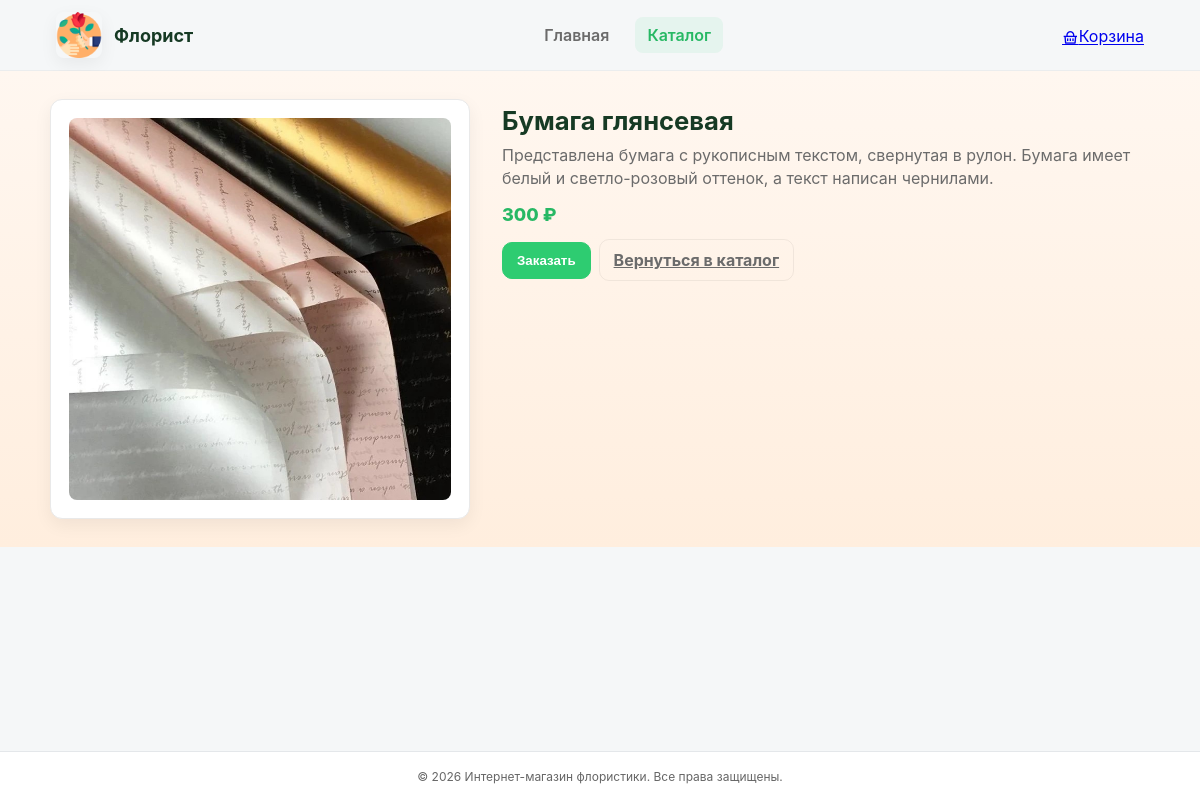
/product.php?id=12, run on the app's committed database.
### tables this page shows
CREATE TABLE `flovers` (
  `id` int(11) NOT NULL,
  `name` varchar(255) NOT NULL,
  `price` decimal(11,0) NOT NULL,
  `image` varchar(255) NOT NULL,
  `categori` text NOT NULL,
  `kol_vo` int(250) NOT NULL,
  `opisanie` varchar(255) NOT NULL
);

### functions.php (called while the page is built, shortened)
<?php
function getDatabaseConnection() {
    $servername = "localhost";
    $username = "root";
    $password = "";
    $dbname = "flover";
    $conn = new mysqli($servername, $username, $password, $dbname);
    $conn->set_charset('utf8mb4');
    return $conn;
}
function getCatalogWithCategories() {
    $conn = getDatabaseConnection();
    $sql = "SELECT id, name, price, image, categori, kol_vo, opisanie FROM flovers";
    $result = $conn->query($sql);
    $catalogData = [];
    if ($result && $result->num_rows > 0) {
        while ($row = $result->fetch_assoc()) {
            $categoryName = trim($row['categori'] ?? '') ?: 'uncategorized';
            $row['id'] = isset($row['id']) ? (int)$row['id'] : 0;
            $row['kol_vo'] = isset($row['kol_vo']) ? (int)$row['kol_vo'] : 0;
            $row['price'] = isset($row['price']) ? (float)$row['price'] : 0.0;
            $row['name'] = $row['name'] ?? '';
            $row['image'] = $row['image'] ?? '';
            $row['opisanie'] = $row['opisanie'] ?? '';
            if (!isset($catalogData[$categoryName])) {
                $catalogData[$categoryName] = [];
            }
            $catalogData[$categoryName][] = $row;
        }
        ksort($catalogData, SORT_STRING | SORT_FLAG_CASE);
        foreach ($catalogData as &$items) {
            usort($items, function($a, $b) {
                return mb_strtolower($a['name']) <=> mb_strtolower($b['name']);
            });
        }
    }
    return $catalogData;
}
?>

### product.php (the view, shortened to what this page needs)
<?php
require_once 'functions.php';
$id = $_GET['id'] ?? null;
function e($v) {
    return htmlspecialchars($v ?? '', ENT_QUOTES, 'UTF-8');
}
$catalog = getCatalogWithCategories();
$item = null;
foreach ($catalog as $catItems) {
    foreach ($catItems as $it) {
        $itId = isset($it['id']) ? $it['id'] : $it['name'];
        if ((string)$itId === (string)$id) {
            $item = $it;
            break 2;
        }
    }
}
$cartCount = 0;
$img = !empty($item['image']) ? 'kartinka/' . $item['image'] : 'icons/no-image.png';
?>
<!DOCTYPE html>
<html lang="ru">
<head>
  <link rel="stylesheet" href="https://cdn.jsdelivr.net/npm/remixicon@4.9.0/fonts/remixicon.css">
</head>
<body>
<header class="header">
  <div class="container">
     <div class="header__inner">
       <div class="header__brand">
         <img src="icons/logo.png" alt="Логотип" class="header__logo">
         <span class="header__site-name">Флорист</span>
       </div>
       <nav class="header__nav">
         <a href="index.php" class="header__nav-link">Главная</a>
         <a href="index.php" class="header__nav-link active">Каталог</a>
       </nav>
       <div class="header__actions">
         <a href="cart.php" class="header__cart" id="headerCart" data-count="<?php echo (int)$cartCount; ?>">
           <i class="ri-shopping-basket-line"></i><span>Корзина</span>
         </a>
       </div>
     </div>
   </div>
</header>
<main class="main container">
  <div class="product-page">
    <div class="product-media">
      <img src="<?php echo e($img); ?>" alt="<?php echo e($item['name']); ?>" class="product-media__img">
    </div>
    <div class="product-info">
      <h1><?php echo e($item['name']); ?></h1>
      <?php
        $dbDesc = $item['opisanie'] ?? null;
        $catalogDesc = $item['description'] ?? null;
        $desc = $dbDesc ?: $catalogDesc;
      ?>
      <?php if (!empty($desc)): ?>
        <p><?php echo nl2br(e($desc)); ?></p>
      <?php endif; ?>
      <div class="pc-price"><?php echo number_format($item['price'], 0, '', ' '); ?> ₽</div>
      <div class="pc-actions">
        <form method="POST" action="cart.php" style="display:inline;">
          <button type="submit" class="btn btn-primary">Заказать</button>
        </form>
       <a href="index.php#buket" class="btn btn-outline">Вернуться в каталог</a>
      </div>
    </div>
  </div>
</main>
<footer class="footer">
  <div class="container">
    <p>© <?php echo date("Y"); ?> Интернет-магазин флористики. Все права защищены.</p>
  </div>
</footer>
</body>
</html>

### product.php (style rules this page uses)
:root { --card:#ffffff; --muted:#6b6b6b; --accent:#2ecc71; --accent-dark:#27b864; --danger:#e74c3c; --border:#e9e9e9; --shadow:0 6px 18px rgba(21,21,21,0.06); --radius:10px; --gap:20px; --font-sans:"Inter","Segoe UI",Roboto,"Helvetica Neue",Arial,sans-serif; }
* { box-sizing:border-box }
html,body { height:100%;margin:0;font-family:var(--font-sans);background:#f5f7f8;color:#222 }
.container { max-width:1100px;margin:0 auto;padding:0 16px }
.header { background:transparent;border-bottom:1px solid rgba(0,0,0,0.04) }
.header .container { padding:0 }
.header__inner { display:flex;gap:20px;align-items:center;justify-content:space-between;padding:12px 6px }
.header__brand { display:flex;align-items:center;gap:12px }
.header__logo { width:46px;height:46px;object-fit:cover;border-radius:8px;box-shadow:var(--shadow) }
.header__site-name { font-weight:700;font-size:18px;color:#163a24 }
.header__nav { display:flex;gap:14px }
.header__nav-link { color:var(--muted);text-decoration:none;padding:8px 12px;border-radius:8px;font-weight:600 }
.header__nav-link.active { background:rgba(46,204,113,0.08);color:var(--accent-dark) }
.header__actions { display:flex;align-items:center;gap:12px }
.main.container { width:100vw; max-width:none; margin-left:50%; transform:translateX(-50%); padding:28px 16px; background:linear-gradient(180deg,#fff7f0 0%,#ffeede 100%); }
.product-page { display:flex;gap:28px;align-items:flex-start;max-width:1100px;margin:0 auto }
.product-media { flex:0 0 420px;background:var(--card);border:1px solid var(--border);border-radius:12px;padding:18px;display:flex;align-items:center;justify-content:center;box-shadow:var(--shadow) }
.product-media__img { max-width:100%;height:auto;border-radius:8px;object-fit:cover }
.product-info { flex:1;min-width:0;padding:6px 4px }
.product-info h1 { margin:0 0 8px;font-size:1.6rem;color:#163a24 }
.product-info p { margin:0 0 14px;color:var(--muted);line-height:1.45 }
.pc-price { font-weight:800;font-size:1.4rem;color:var(--accent-dark);margin-bottom:14px }
.pc-actions { display:flex;gap:12px;align-items:center }
.btn { display:inline-flex;align-items:center;gap:8px;padding:10px 14px;border-radius:10px;border:1px solid var(--border);cursor:pointer;font-weight:700;background:#fff }
.btn-primary { background:var(--accent);color:#fff;border-color:var(--accent) }
.btn-outline { background:transparent;color:var(--muted);border-color:rgba(0,0,0,0.06) }
.footer { position:fixed;left:0;right:0;bottom:0;background:#fff;border-top:1px solid #e4e7ea;padding:8px 0;font-size:12px;color:#666;z-index:999 }
.footer .container { display:flex;justify-content:center;align-items:center;height:32px;padding:0 }
.pc-price { font-weight:800;margin-top:auto;font-size:18px;color:var(--accent-dark) }
.pc-actions { display:flex;gap:8px;margin-top:12px;align-items:center }

### data on the page
flovers: image (picture), name "Бумага глянсевая", opisanie "Представлена бумага с рукописным текстом, свернутая в рулон. Бумага имеет белый и светло-розовый оттенок, а текст написан чернилами.", price "300"
